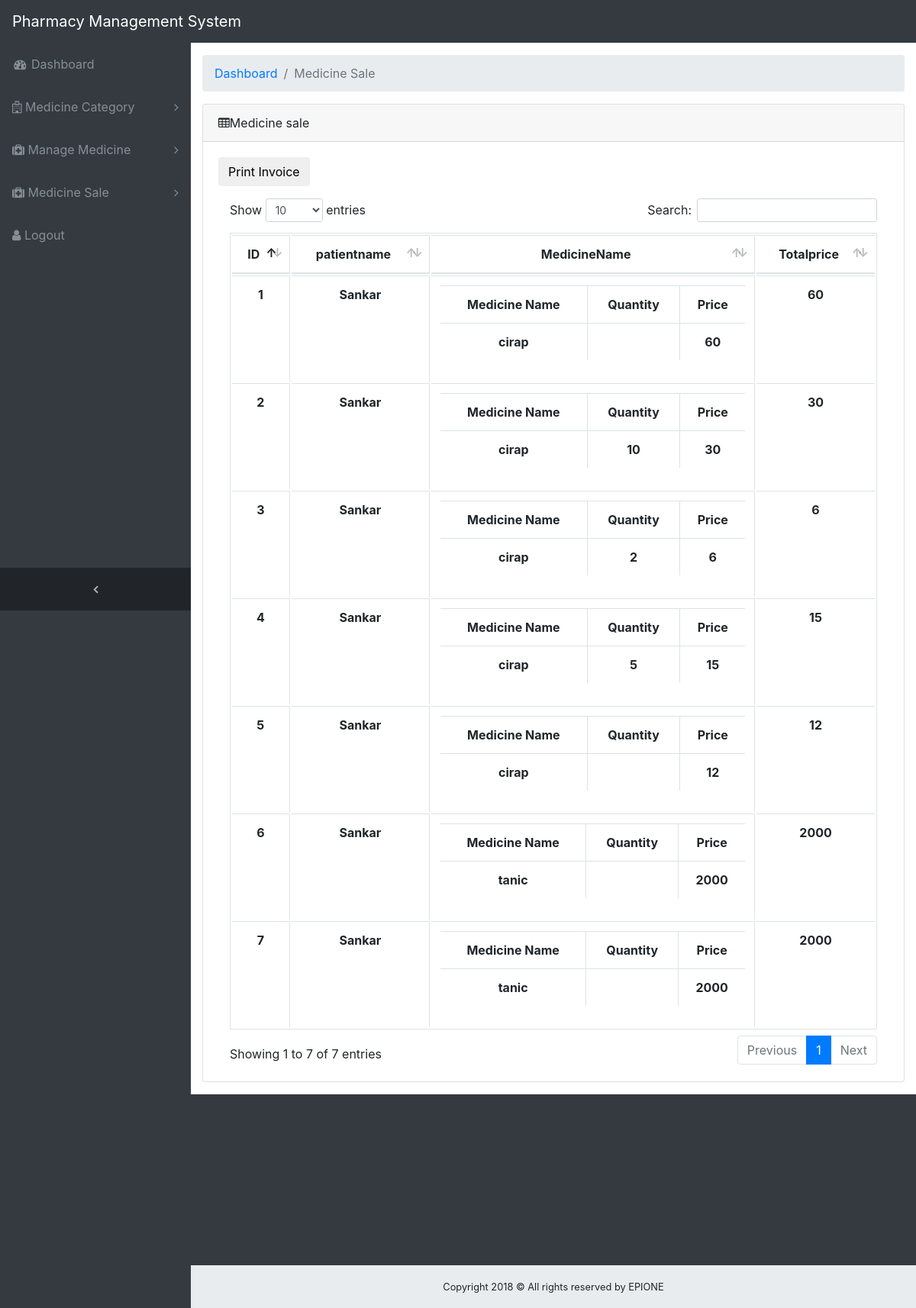
/medicinesales.php (signed in), run on the app's committed database.
### tables this page shows
CREATE TABLE `medicine_sale` (
  `id` int(40) NOT NULL,
  `medicinename` varchar(50) NOT NULL,
  `quantity` varchar(40) NOT NULL,
  `price` varchar(50) NOT NULL,
  `totalprice` varchar(50) NOT NULL,
  `patientname` varchar(50) NOT NULL,
  `created_at` datetime NOT NULL DEFAULT CURRENT_TIMESTAMP ON UPDATE CURRENT_TIMESTAMP
);

### medicinesales.php (the view, shortened to what this page needs)
<?php include('include/header.php');?>
  <?php
  include ("include/navbar.php");
  ?>
  <div class="content-wrapper">
    <div class="container-fluid">
      <ol class="breadcrumb">
        <li class="breadcrumb-item">
          <a href="dashboard.php">Dashboard</a>
        </li>
        <li class="breadcrumb-item active">Medicine Sale</li>
      </ol>
      <div class="card mb-3">
        <div class="card-header">
          <i class="fa fa-table"></i>Medicine sale </div>
        <div class="card-body">
          <div class="table-responsive">
            <table class="table table-bordered" id="dataTable">
            <p><button class="btn">Print Invoice</button></p>
              <thead>
                <tr class='text-center'>
                  <th scope="col">ID</th>
                   <th scope="col">patientname</th>
                  <th scope="col">MedicineName</th>
                  <th scope="col">Totalprice</th>
                </tr>
              </thead>
              <tbody>
              <?php
   include("include/connection.php");
$query=" SELECT * FROM medicine_sale ORDER BY id ASC ";
$result=mysqli_query($con,$query);
while($res=mysqli_fetch_assoc($result)) {
  ?>
    <tr class="text-center">
    <th  scope="row"><?php echo $res['id']?></th>
    <th  scope="row"><?php echo $res['patientname']?></td>
  <th  scope="row">
                            <table class="table">
  <thead>
    <tr>
      <th scope="col">Medicine Name</th>
      <th scope="col">Quantity</th>
      <th scope="col">Price</th>
    </tr>
  </thead>
  <tbody>
    <tr>
      <td><?php echo $res['medicinename']?></td>
      <td><?php echo $res['quantity']?></td>
      <td><?php echo $res['price']?></td>
    </tr>
  </tbody>
</table>
</th>
  <th  scope="row"><?php echo $res['totalprice']?></td>
</tr>
<?php
}
?>
              </tbody>
            </table>
          </div>
        </div>
      </div>
    </div>
   <?php include('include/footer.php'); ?>

### css/sb-admin.css (style rules this page uses)
html { position: relative; min-height: 100%; }
body { overflow-x: hidden; }
body.sticky-footer { margin-bottom: 56px; }
body.sticky-footer .content-wrapper { min-height: calc(100vh - 56px - 56px); }
body.fixed-nav { padding-top: 56px; }
.content-wrapper { min-height: calc(100vh - 56px); padding-top: 1rem; }
.content-wrapper { overflow-x: hidden; background: white; }
@media (min-width: 992px) { .content-wrapper { margin-left: 250px; } }

### data on the page
medicine_sale: id "1", patientname "Sankar", medicinename "cirap", price "60", totalprice "60"
medicine_sale: id "2", patientname "Sankar", medicinename "cirap", quantity "10", price "30", totalprice "30"
medicine_sale: id "3", patientname "Sankar", medicinename "cirap", quantity "2", price "6", totalprice "6"
medicine_sale: id "4", patientname "Sankar", medicinename "cirap", quantity "5", price "15", totalprice "15"
medicine_sale: id "5", patientname "Sankar", medicinename "cirap", price "12", totalprice "12"
medicine_sale: id "6", patientname "Sankar", medicinename "tanic", price "2000", totalprice "2000"
medicine_sale: id "7", patientname "Sankar", medicinename "tanic", price "2000", totalprice "2000"
